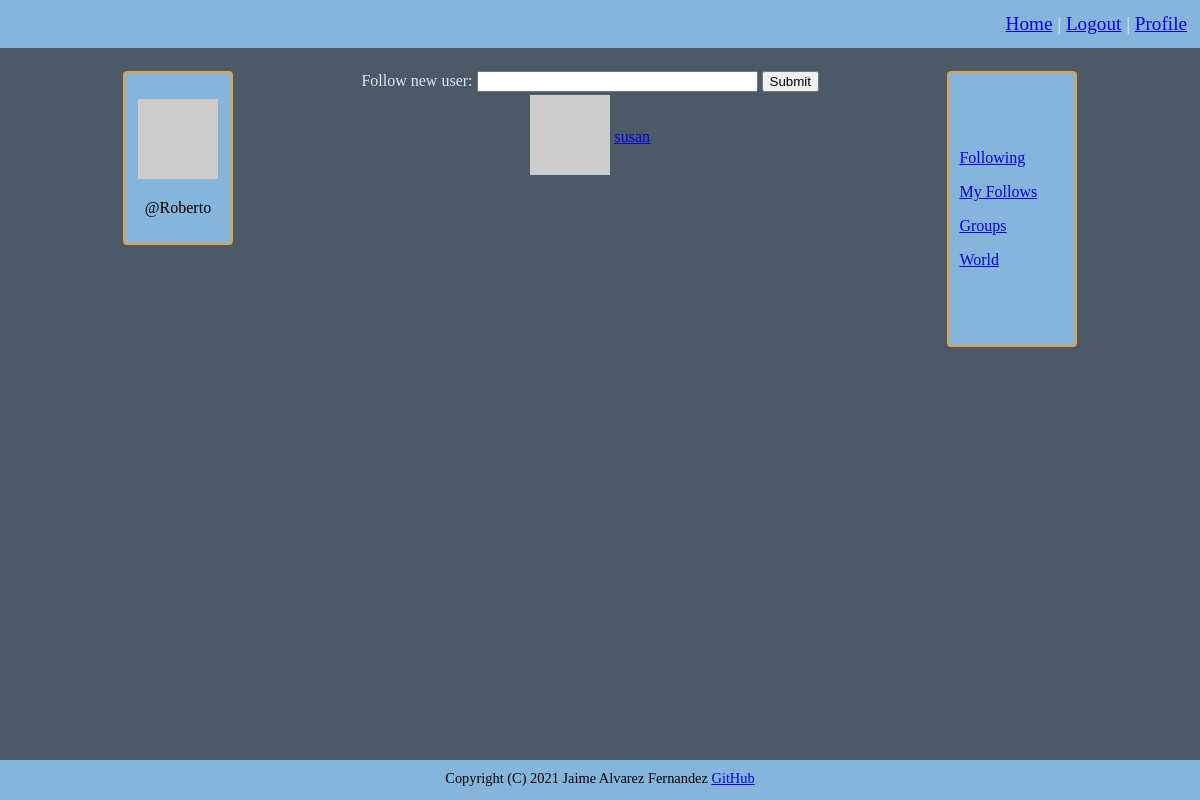
/following (signed in), run on an earlier commit of the app's database.
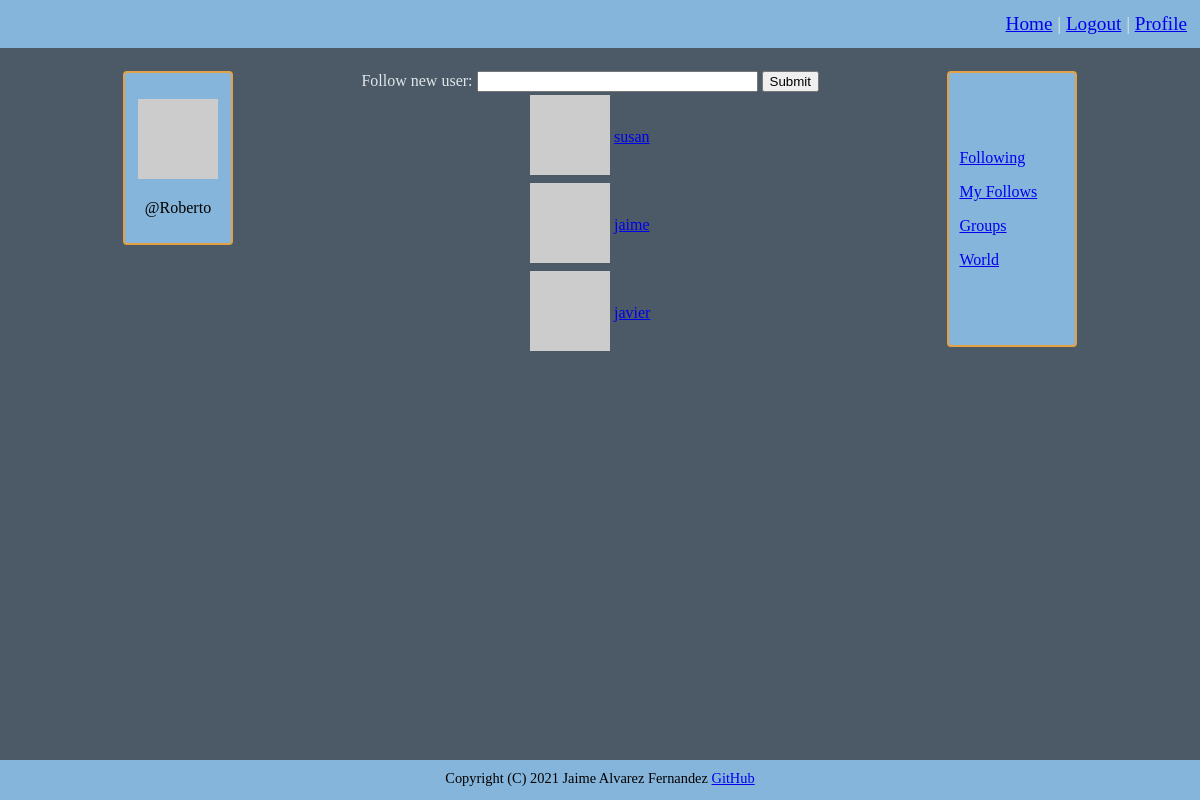
And on a later commit of the database.
### connect/models.py (models this page shows, shortened)
class User(UserMixin, db.Model):
    id = db.Column(db.Integer, primary_key=True)
    username = db.Column(db.String(64), index=True, unique=True)
    email = db.Column(db.String(120), index=True, unique=True)
    nickname = db.Column(db.String(64))
    password = db.Column(db.String(128))
    about_me = db.Column(db.String(140))
    location = db.Column(db.String(64))
    website = db.Column(db.String(120))
    last_seen = db.Column(db.DateTime, default=datetime.datetime.utcnow)
    posts = db.relationship('Posts', backref='author', lazy='dynamic')
    friends = db.relationship('Friends', backref='anchor', lazy='dynamic')
    followed = db.relationship('User',
                               secondary=followers,
                               primaryjoin=(followers.c.follower_id == id),
                               secondaryjoin=(followers.c.followed_id == id),
                               backref=db.backref('followers', lazy='dynamic'), lazy='dynamic')
    starred = db.relationship('Posts',
                              secondary=stars,
                              backref=db.backref('awarded_stars', lazy='dynamic'), lazy='dynamic')
    def avatar(self, size):
        digest = md5(self.email.lower().encode('utf-8')).hexdigest()
        return f'https://www.gravatar.com/avatar/{digest}?d=identicon&s={size}'
    def followed_users(self):
        return self.followed

### connect/routing.py (the view)
@app.route('/following', methods=['GET', 'POST'])
@flask_login.login_required
def following():
    form = forms.AddFriend()
    empty_form = forms.EmptyForm()
    if form.validate_on_submit():
        followed_id = models.User.query.filter_by(username=form.friend_id.data).first()
        app.logger.warning(f'User: {flask_login.current_user} - follow to:{followed_id}')
        flask_login.current_user.follow(user=followed_id)
        db.session.commit()
        flask.flash(f"You are now following {form.friend_id.data}!")
    all_follow = flask_login.current_user.followed_users().all()
    return flask.render_template('following.html', friends=all_follow, title='Following', form=form, e_form=empty_form)

### connect/forms.py (shortened to what this page needs)
class AddFriend(FlaskForm):
    friend_id = wtforms.StringField('Follow new user', validators=[validators.DataRequired()])
    submit = wtforms.SubmitField('Submit')

class EmptyForm(FlaskForm):
    submit = wtforms.SubmitField('Submit')

### connect/models.py (called while the page is built)
@login.user_loader
def load_user(user_id):
    return User.query.get(int(user_id))

### connect/routing.py (called while the page is built)
@app.before_request
def before_request():
    if flask_login.current_user.is_authenticated:
        flask_login.current_user.last_seen = datetime.datetime.utcnow()
        db.session.commit()

### connect/templates/following.html (shortened to what this page needs)
{% extends "general_template.html" %}
{% block content %}
<div>
    <form action="" method="post" novalidate>
        {{ form.friend_id.label }}:
        {{ form.friend_id(size=32, autocomplete=off) }}
        {{ form.submit() }}<br>
    </form>
</div>
<div>
    <table>
        {% for friend in friends %}
            <tr>
                <td><img src="{{ friend.avatar(36) }}"></td>
                <td><a href="{{ url_for('user_messages', username=friend.username) }}">{{ friend.username }}</a></td>
            </tr>
        {% endfor %}
    </table>
</div>
{% endblock %}

What changed in the data, as far as the page shows it:
now on this page (row edited): User: username "jaime"
now on this page (row edited): User: username "javier"
